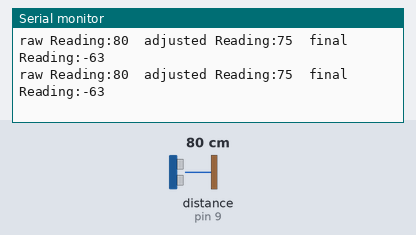
Simulated run of this sketch. Board: Arduino Uno, built with avr-gcc and run on an emulated ATmega328P. Parts: the last lines printed to the serial monitor. Wiring (inferred from the names in the program): ultrasonic range finder: trigger pin 8; echo pin 9. The test bench sets the inputs (shaded band); at power-on: distance to the obstacle (sensor on pin 9) 80 cm. The echo pulse lasts 58.3 µs per cm.

Above: at 1.8 s.
1.9 s: distance to the obstacle (sensor on pin 9) set to 2 cm
At 2.5 s:
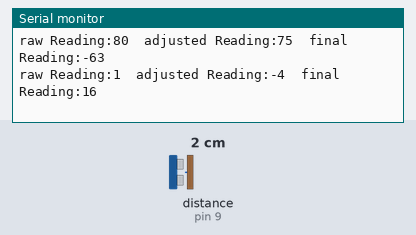
3.4 s: distance to the obstacle (sensor on pin 9) set to 4 cm
At 4.8 s:
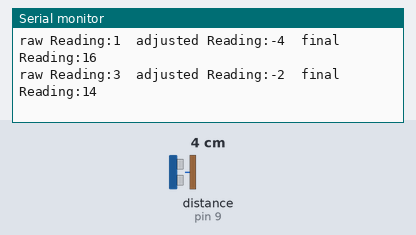
Timing chart, 0 to 6.4 s (numbered marks = the images above; inputs shaded):
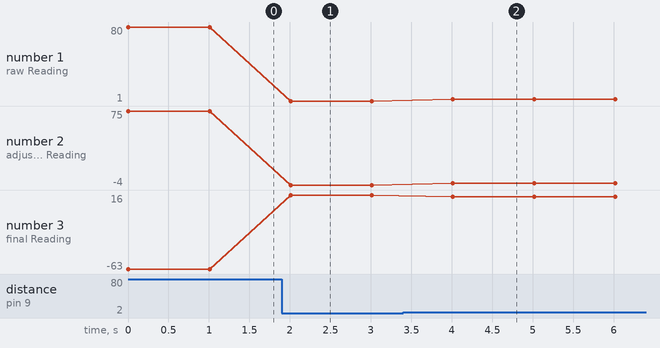

Measured:
- after the input at 1.9 s, the serial monitor: prints a new line after 0.11 s (image 1)
- after the input at 3.4 s, the serial monitor: prints a new line after 0.62 s (image 2)
- plotted number 1: 80 → 1 after the input at 1.9 s, 1 → 3 after the input at 3.4 s
- plotted number 2: 75 → -4 after the input at 1.9 s, -4 → -2 after the input at 3.4 s
- plotted number 3: -63 → 16 after the input at 1.9 s, 16 → 14 after the input at 3.4 s

The sketch:

level_meter.ino
```cpp
/* Water Level Meter

Measuring water level with ultrasonic sensor HR S04.

Arduino IDE 1.5.8
*/
//red echo
//black trig
int trig = 8;
int echo = 9;
long full_level_raw = 5;
long empty_level_raw = 17;
void setup()
{
  Serial.begin(9600);
  pinMode(trig, OUTPUT);
  pinMode(echo, INPUT);
}

void loop()
{
  long t = 0, h = 0, hp = 0;

  // Transmitting pulse
  digitalWrite(trig, LOW);
  delayMicroseconds(2);
  digitalWrite(trig, HIGH);
  delayMicroseconds(10);
  digitalWrite(trig, LOW);


  // Waiting for pulse
  t = pulseIn(echo, HIGH);

  // Calculating distance
  h = t / 58;

 // h = h - 6;  // offset correction
  //h = 50 - h;  // water height, 0 - 50 cm
  //hp = 2 * h;  // distance in %, 0-100 %

  // Sending to computer
  Serial.print("raw Reading:");
  Serial.print(h);
  h = h - full_level_raw;
  Serial.print("  adjusted Reading:");
  Serial.print(h);
  h = empty_level_raw - full_level_raw - h;
  Serial.print("  final Reading:");
  Serial.println(h);


  delay(1000);
}
```
